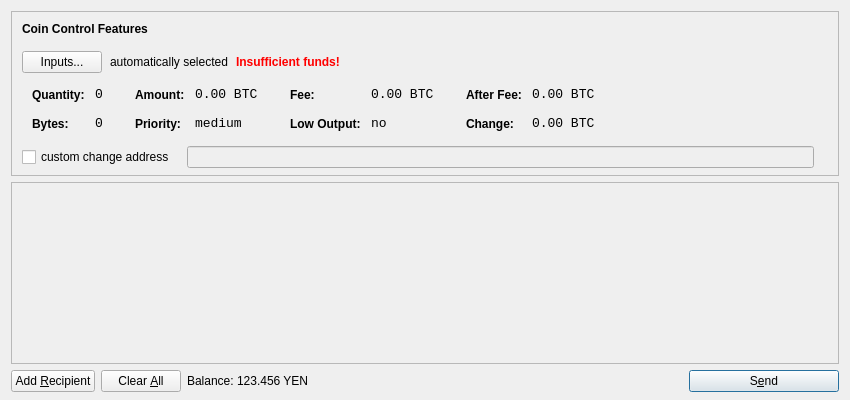
<?xml version="1.0" encoding="UTF-8"?>
<ui version="4.0">
 <class>SendCoinsDialog</class>
 <widget class="QDialog" name="SendCoinsDialog">
  <property name="geometry">
   <rect>
    <x>0</x>
    <y>0</y>
    <width>850</width>
    <height>400</height>
   </rect>
  </property>
  <property name="windowTitle">
   <string>Send Coins</string>
  </property>
  <layout class="QVBoxLayout" name="verticalLayout" stretch="0,1,0">
   <property name="bottomMargin">
    <number>8</number>
   </property>
   <item>
    <widget class="QFrame" name="frameCoinControl">
     <property name="sizePolicy">
      <sizepolicy hsizetype="Expanding" vsizetype="Expanding">
       <horstretch>0</horstretch>
       <verstretch>0</verstretch>
      </sizepolicy>
     </property>
     <property name="maximumSize">
      <size>
       <width>16777215</width>
       <height>16777215</height>
      </size>
     </property>
     <property name="frameShape">
      <enum>QFrame::StyledPanel</enum>
     </property>
     <property name="frameShadow">
      <enum>QFrame::Sunken</enum>
     </property>
     <layout class="QVBoxLayout" name="verticalLayoutCoinControl2">
      <property name="spacing">
       <number>-1</number>
      </property>
      <property name="leftMargin">
       <number>0</number>
      </property>
      <property name="topMargin">
       <number>0</number>
      </property>
      <property name="rightMargin">
       <number>0</number>
      </property>
      <property name="bottomMargin">
       <number>6</number>
      </property>
      <item>
       <layout class="QVBoxLayout" name="verticalLayoutCoinControl" stretch="0,0,0,0,1">
        <property name="spacing">
         <number>0</number>
        </property>
        <property name="leftMargin">
         <number>10</number>
        </property>
        <property name="topMargin">
         <number>10</number>
        </property>
        <item>
         <layout class="QHBoxLayout" name="horizontalLayoutCoinControl1">
          <property name="bottomMargin">
           <number>15</number>
          </property>
          <item>
           <widget class="QLabel" name="labelCoinControlFeatures">
            <property name="sizePolicy">
             <sizepolicy hsizetype="Preferred" vsizetype="Maximum">
              <horstretch>0</horstretch>
              <verstretch>0</verstretch>
             </sizepolicy>
            </property>
            <property name="font">
             <font>
              <weight>75</weight>
              <bold>true</bold>
             </font>
            </property>
            <property name="styleSheet">
             <string notr="true">font-weight:bold;</string>
            </property>
            <property name="text">
             <string>Coin Control Features</string>
            </property>
           </widget>
          </item>
         </layout>
        </item>
        <item>
         <layout class="QHBoxLayout" name="horizontalLayoutCoinControl2" stretch="0,0,0,0">
          <property name="spacing">
           <number>8</number>
          </property>
          <property name="bottomMargin">
           <number>10</number>
          </property>
          <item>
           <widget class="QPushButton" name="pushButtonCoinControl">
            <property name="styleSheet">
             <string notr="true"/>
            </property>
            <property name="text">
             <string>Inputs...</string>
            </property>
           </widget>
          </item>
          <item>
           <widget class="QLabel" name="labelCoinControlAutomaticallySelected">
            <property name="text">
             <string>automatically selected</string>
            </property>
            <property name="margin">
             <number>5</number>
            </property>
           </widget>
          </item>
          <item>
           <widget class="QLabel" name="labelCoinControlInsuffFunds">
            <property name="font">
             <font>
              <weight>75</weight>
              <bold>true</bold>
             </font>
            </property>
            <property name="styleSheet">
             <string notr="true">color:red;font-weight:bold;</string>
            </property>
            <property name="text">
             <string>Insufficient funds!</string>
            </property>
            <property name="margin">
             <number>5</number>
            </property>
           </widget>
          </item>
          <item>
           <spacer name="horizontalSpacerCoinControl">
            <property name="orientation">
             <enum>Qt::Horizontal</enum>
            </property>
            <property name="sizeHint" stdset="0">
             <size>
              <width>40</width>
              <height>1</height>
             </size>
            </property>
           </spacer>
          </item>
         </layout>
        </item>
        <item>
         <widget class="QWidget" name="widgetCoinControl" native="true">
          <property name="sizePolicy">
           <sizepolicy hsizetype="Preferred" vsizetype="Preferred">
            <horstretch>0</horstretch>
            <verstretch>0</verstretch>
           </sizepolicy>
          </property>
          <property name="minimumSize">
           <size>
            <width>0</width>
            <height>0</height>
           </size>
          </property>
          <property name="styleSheet">
           <string notr="true"/>
          </property>
          <layout class="QHBoxLayout" name="horizontalLayoutCoinControl5">
           <property name="margin">
            <number>0</number>
           </property>
           <item>
            <layout class="QHBoxLayout" name="horizontalLayoutCoinControl3" stretch="0,0,0,1">
             <property name="spacing">
              <number>20</number>
             </property>
             <property name="topMargin">
              <number>0</number>
             </property>
             <property name="bottomMargin">
              <number>10</number>
             </property>
             <item>
              <layout class="QFormLayout" name="formLayoutCoinControl1">
               <property name="horizontalSpacing">
                <number>10</number>
               </property>
               <property name="verticalSpacing">
                <number>14</number>
               </property>
               <property name="leftMargin">
                <number>10</number>
               </property>
               <property name="topMargin">
                <number>4</number>
               </property>
               <property name="rightMargin">
                <number>6</number>
               </property>
               <item row="0" column="0">
                <widget class="QLabel" name="labelCoinControlQuantityText">
                 <property name="styleSheet">
                  <string notr="true">font-weight:bold;</string>
                 </property>
                 <property name="text">
                  <string>Quantity:</string>
                 </property>
                 <property name="margin">
                  <number>0</number>
                 </property>
                </widget>
               </item>
               <item row="0" column="1">
                <widget class="QLabel" name="labelCoinControlQuantity">
                 <property name="font">
                  <font>
                   <family>Monospace</family>
                   <pointsize>10</pointsize>
                  </font>
                 </property>
                 <property name="cursor">
                  <cursorShape>IBeamCursor</cursorShape>
                 </property>
                 <property name="contextMenuPolicy">
                  <enum>Qt::ActionsContextMenu</enum>
                 </property>
                 <property name="text">
                  <string notr="true">0</string>
                 </property>
                 <property name="margin">
                  <number>0</number>
                 </property>
                 <property name="textInteractionFlags">
                  <set>Qt::LinksAccessibleByMouse|Qt::TextSelectableByKeyboard|Qt::TextSelectableByMouse</set>
                 </property>
                </widget>
               </item>
               <item row="1" column="0">
                <widget class="QLabel" name="labelCoinControlBytesText">
                 <property name="styleSheet">
                  <string notr="true">font-weight:bold;</string>
                 </property>
                 <property name="text">
                  <string>Bytes:</string>
                 </property>
                </widget>
               </item>
               <item row="1" column="1">
                <widget class="QLabel" name="labelCoinControlBytes">
                 <property name="font">
                  <font>
                   <family>Monospace</family>
                   <pointsize>10</pointsize>
                  </font>
                 </property>
                 <property name="cursor">
                  <cursorShape>IBeamCursor</cursorShape>
                 </property>
                 <property name="contextMenuPolicy">
                  <enum>Qt::ActionsContextMenu</enum>
                 </property>
                 <property name="text">
                  <string notr="true">0</string>
                 </property>
                 <property name="textInteractionFlags">
                  <set>Qt::LinksAccessibleByMouse|Qt::TextSelectableByKeyboard|Qt::TextSelectableByMouse</set>
                 </property>
                </widget>
               </item>
              </layout>
             </item>
             <item>
              <layout class="QFormLayout" name="formLayoutCoinControl2">
               <property name="horizontalSpacing">
                <number>10</number>
               </property>
               <property name="verticalSpacing">
                <number>14</number>
               </property>
               <property name="leftMargin">
                <number>6</number>
               </property>
               <property name="topMargin">
                <number>4</number>
               </property>
               <property name="rightMargin">
                <number>6</number>
               </property>
               <item row="0" column="0">
                <widget class="QLabel" name="labelCoinControlAmountText">
                 <property name="styleSheet">
                  <string notr="true">font-weight:bold;</string>
                 </property>
                 <property name="text">
                  <string>Amount:</string>
                 </property>
                 <property name="margin">
                  <number>0</number>
                 </property>
                </widget>
               </item>
               <item row="0" column="1">
                <widget class="QLabel" name="labelCoinControlAmount">
                 <property name="font">
                  <font>
                   <family>Monospace</family>
                   <pointsize>10</pointsize>
                  </font>
                 </property>
                 <property name="cursor">
                  <cursorShape>IBeamCursor</cursorShape>
                 </property>
                 <property name="contextMenuPolicy">
                  <enum>Qt::ActionsContextMenu</enum>
                 </property>
                 <property name="text">
                  <string notr="true">0.00 BTC</string>
                 </property>
                 <property name="textInteractionFlags">
                  <set>Qt::LinksAccessibleByMouse|Qt::TextSelectableByKeyboard|Qt::TextSelectableByMouse</set>
                 </property>
                </widget>
               </item>
               <item row="1" column="0">
                <widget class="QLabel" name="labelCoinControlPriorityText">
                 <property name="styleSheet">
                  <string notr="true">font-weight:bold;</string>
                 </property>
                 <property name="text">
                  <string>Priority:</string>
                 </property>
                </widget>
               </item>
               <item row="1" column="1">
                <widget class="QLabel" name="labelCoinControlPriority">
                 <property name="font">
                  <font>
                   <family>Monospace</family>
                   <pointsize>10</pointsize>
                  </font>
                 </property>
                 <property name="cursor">
                  <cursorShape>IBeamCursor</cursorShape>
                 </property>
                 <property name="contextMenuPolicy">
                  <enum>Qt::ActionsContextMenu</enum>
                 </property>
                 <property name="text">
                  <string>medium</string>
                 </property>
                 <property name="textInteractionFlags">
                  <set>Qt::LinksAccessibleByMouse|Qt::TextSelectableByKeyboard|Qt::TextSelectableByMouse</set>
                 </property>
                </widget>
               </item>
              </layout>
             </item>
             <item>
              <layout class="QFormLayout" name="formLayoutCoinControl3">
               <property name="horizontalSpacing">
                <number>10</number>
               </property>
               <property name="verticalSpacing">
                <number>14</number>
               </property>
               <property name="leftMargin">
                <number>6</number>
               </property>
               <property name="topMargin">
                <number>4</number>
               </property>
               <property name="rightMargin">
                <number>6</number>
               </property>
               <item row="0" column="0">
                <widget class="QLabel" name="labelCoinControlFeeText">
                 <property name="styleSheet">
                  <string notr="true">font-weight:bold;</string>
                 </property>
                 <property name="text">
                  <string>Fee:</string>
                 </property>
                 <property name="margin">
                  <number>0</number>
                 </property>
                </widget>
               </item>
               <item row="0" column="1">
                <widget class="QLabel" name="labelCoinControlFee">
                 <property name="font">
                  <font>
                   <family>Monospace</family>
                   <pointsize>10</pointsize>
                  </font>
                 </property>
                 <property name="cursor">
                  <cursorShape>IBeamCursor</cursorShape>
                 </property>
                 <property name="contextMenuPolicy">
                  <enum>Qt::ActionsContextMenu</enum>
                 </property>
                 <property name="text">
                  <string notr="true">0.00 BTC</string>
                 </property>
                 <property name="textInteractionFlags">
                  <set>Qt::LinksAccessibleByMouse|Qt::TextSelectableByKeyboard|Qt::TextSelectableByMouse</set>
                 </property>
                </widget>
               </item>
               <item row="1" column="0">
                <widget class="QLabel" name="labelCoinControlLowOutputText">
                 <property name="styleSheet">
                  <string notr="true">font-weight:bold;</string>
                 </property>
                 <property name="text">
                  <string>Low Output:</string>
                 </property>
                </widget>
               </item>
               <item row="1" column="1">
                <widget class="QLabel" name="labelCoinControlLowOutput">
                 <property name="font">
                  <font>
                   <family>Monospace</family>
                   <pointsize>10</pointsize>
                  </font>
                 </property>
                 <property name="cursor">
                  <cursorShape>IBeamCursor</cursorShape>
                 </property>
                 <property name="contextMenuPolicy">
                  <enum>Qt::ActionsContextMenu</enum>
                 </property>
                 <property name="text">
                  <string>no</string>
                 </property>
                 <property name="textInteractionFlags">
                  <set>Qt::LinksAccessibleByMouse|Qt::TextSelectableByKeyboard|Qt::TextSelectableByMouse</set>
                 </property>
                </widget>
               </item>
              </layout>
             </item>
             <item>
              <layout class="QFormLayout" name="formLayoutCoinControl4">
               <property name="horizontalSpacing">
                <number>10</number>
               </property>
               <property name="verticalSpacing">
                <number>14</number>
               </property>
               <property name="leftMargin">
                <number>6</number>
               </property>
               <property name="topMargin">
                <number>4</number>
               </property>
               <property name="rightMargin">
                <number>6</number>
               </property>
               <item row="0" column="0">
                <widget class="QLabel" name="labelCoinControlAfterFeeText">
                 <property name="styleSheet">
                  <string notr="true">font-weight:bold;</string>
                 </property>
                 <property name="text">
                  <string>After Fee:</string>
                 </property>
                 <property name="margin">
                  <number>0</number>
                 </property>
                </widget>
               </item>
               <item row="0" column="1">
                <widget class="QLabel" name="labelCoinControlAfterFee">
                 <property name="font">
                  <font>
                   <family>Monospace</family>
                   <pointsize>10</pointsize>
                  </font>
                 </property>
                 <property name="cursor">
                  <cursorShape>IBeamCursor</cursorShape>
                 </property>
                 <property name="contextMenuPolicy">
                  <enum>Qt::ActionsContextMenu</enum>
                 </property>
                 <property name="text">
                  <string notr="true">0.00 BTC</string>
                 </property>
                 <property name="textInteractionFlags">
                  <set>Qt::LinksAccessibleByMouse|Qt::TextSelectableByKeyboard|Qt::TextSelectableByMouse</set>
                 </property>
                </widget>
               </item>
               <item row="1" column="0">
                <widget class="QLabel" name="labelCoinControlChangeText">
                 <property name="styleSheet">
                  <string notr="true">font-weight:bold;</string>
                 </property>
                 <property name="text">
                  <string>Change:</string>
                 </property>
                </widget>
               </item>
               <item row="1" column="1">
                <widget class="QLabel" name="labelCoinControlChange">
                 <property name="font">
                  <font>
                   <family>Monospace</family>
                   <pointsize>10</pointsize>
                  </font>
                 </property>
                 <property name="cursor">
                  <cursorShape>IBeamCursor</cursorShape>
                 </property>
                 <property name="contextMenuPolicy">
                  <enum>Qt::ActionsContextMenu</enum>
                 </property>
                 <property name="text">
                  <string notr="true">0.00 BTC</string>
                 </property>
                 <property name="textInteractionFlags">
                  <set>Qt::LinksAccessibleByMouse|Qt::TextSelectableByKeyboard|Qt::TextSelectableByMouse</set>
                 </property>
                </widget>
               </item>
              </layout>
             </item>
            </layout>
           </item>
          </layout>
         </widget>
        </item>
        <item>
         <layout class="QHBoxLayout" name="horizontalLayoutCoinControl4" stretch="0,0,0">
          <property name="spacing">
           <number>12</number>
          </property>
          <property name="sizeConstraint">
           <enum>QLayout::SetDefaultConstraint</enum>
          </property>
          <property name="topMargin">
           <number>5</number>
          </property>
          <property name="rightMargin">
           <number>5</number>
          </property>
          <item>
           <widget class="QCheckBox" name="checkBoxCoinControlChange">
            <property name="text">
             <string>custom change address</string>
            </property>
           </widget>
          </item>
          <item>
           <widget class="QLineEdit" name="lineEditCoinControlChange">
            <property name="enabled">
             <bool>false</bool>
            </property>
            <property name="sizePolicy">
             <sizepolicy hsizetype="Expanding" vsizetype="Fixed">
              <horstretch>0</horstretch>
              <verstretch>0</verstretch>
             </sizepolicy>
            </property>
           </widget>
          </item>
          <item>
           <widget class="QLabel" name="labelCoinControlChangeLabel">
            <property name="sizePolicy">
             <sizepolicy hsizetype="Preferred" vsizetype="Expanding">
              <horstretch>0</horstretch>
              <verstretch>0</verstretch>
             </sizepolicy>
            </property>
            <property name="minimumSize">
             <size>
              <width>0</width>
              <height>0</height>
             </size>
            </property>
            <property name="text">
             <string/>
            </property>
            <property name="margin">
             <number>3</number>
            </property>
           </widget>
          </item>
         </layout>
        </item>
        <item>
         <spacer name="verticalSpacerCoinControl">
          <property name="orientation">
           <enum>Qt::Vertical</enum>
          </property>
          <property name="sizeHint" stdset="0">
           <size>
            <width>800</width>
            <height>1</height>
           </size>
          </property>
         </spacer>
        </item>
       </layout>
      </item>
     </layout>
    </widget>
   </item>
   <item>
    <widget class="QScrollArea" name="scrollArea">
     <property name="widgetResizable">
      <bool>true</bool>
     </property>
     <widget class="QWidget" name="scrollAreaWidgetContents">
      <property name="geometry">
       <rect>
        <x>0</x>
        <y>0</y>
        <width>830</width>
        <height>165</height>
       </rect>
      </property>
      <layout class="QVBoxLayout" name="verticalLayout_2">
       <property name="margin">
        <number>0</number>
       </property>
       <item>
        <layout class="QVBoxLayout" name="entries">
         <property name="spacing">
          <number>6</number>
         </property>
        </layout>
       </item>
       <item>
        <spacer name="verticalSpacer">
         <property name="orientation">
          <enum>Qt::Vertical</enum>
         </property>
         <property name="sizeHint" stdset="0">
          <size>
           <width>20</width>
           <height>40</height>
          </size>
         </property>
        </spacer>
       </item>
      </layout>
     </widget>
    </widget>
   </item>
   <item>
    <layout class="QHBoxLayout" name="horizontalLayout">
     <item>
      <widget class="QPushButton" name="addButton">
       <property name="toolTip">
        <string>Send to multiple recipients at once</string>
       </property>
       <property name="text">
        <string>Add &amp;Recipient</string>
       </property>
       <property name="icon">
        <iconset resource="../bitcoin.qrc">
         <normaloff>:/icons/add</normaloff>:/icons/add</iconset>
       </property>
       <property name="autoDefault">
        <bool>false</bool>
       </property>
      </widget>
     </item>
     <item>
      <widget class="QPushButton" name="clearButton">
       <property name="sizePolicy">
        <sizepolicy hsizetype="Minimum" vsizetype="Fixed">
         <horstretch>0</horstretch>
         <verstretch>0</verstretch>
        </sizepolicy>
       </property>
       <property name="toolTip">
        <string>Remove all transaction fields</string>
       </property>
       <property name="text">
        <string>Clear &amp;All</string>
       </property>
       <property name="icon">
        <iconset resource="../bitcoin.qrc">
         <normaloff>:/icons/remove</normaloff>:/icons/remove</iconset>
       </property>
       <property name="autoRepeatDelay">
        <number>300</number>
       </property>
       <property name="autoDefault">
        <bool>false</bool>
       </property>
      </widget>
     </item>
     <item>
      <layout class="QHBoxLayout" name="horizontalLayout_2">
       <property name="spacing">
        <number>3</number>
       </property>
       <item>
        <widget class="QLabel" name="label">
         <property name="text">
          <string>Balance:</string>
         </property>
        </widget>
       </item>
       <item>
        <widget class="QLabel" name="labelBalance">
         <property name="cursor">
          <cursorShape>IBeamCursor</cursorShape>
         </property>
         <property name="text">
          <string>123.456 YEN</string>
         </property>
         <property name="textInteractionFlags">
          <set>Qt::LinksAccessibleByMouse|Qt::TextSelectableByKeyboard|Qt::TextSelectableByMouse</set>
         </property>
        </widget>
       </item>
      </layout>
     </item>
     <item>
      <spacer name="horizontalSpacer">
       <property name="orientation">
        <enum>Qt::Horizontal</enum>
       </property>
       <property name="sizeHint" stdset="0">
        <size>
         <width>40</width>
         <height>20</height>
        </size>
       </property>
      </spacer>
     </item>
     <item>
      <widget class="QPushButton" name="sendButton">
       <property name="minimumSize">
        <size>
         <width>150</width>
         <height>0</height>
        </size>
       </property>
       <property name="toolTip">
        <string>Confirm the send action</string>
       </property>
       <property name="text">
        <string>S&amp;end</string>
       </property>
       <property name="icon">
        <iconset resource="../bitcoin.qrc">
         <normaloff>:/icons/send</normaloff>:/icons/send</iconset>
       </property>
       <property name="default">
        <bool>true</bool>
       </property>
      </widget>
     </item>
    </layout>
   </item>
  </layout>
 </widget>
 <resources>
  <include location="../bitcoin.qrc"/>
 </resources>
 <connections/>
</ui>
